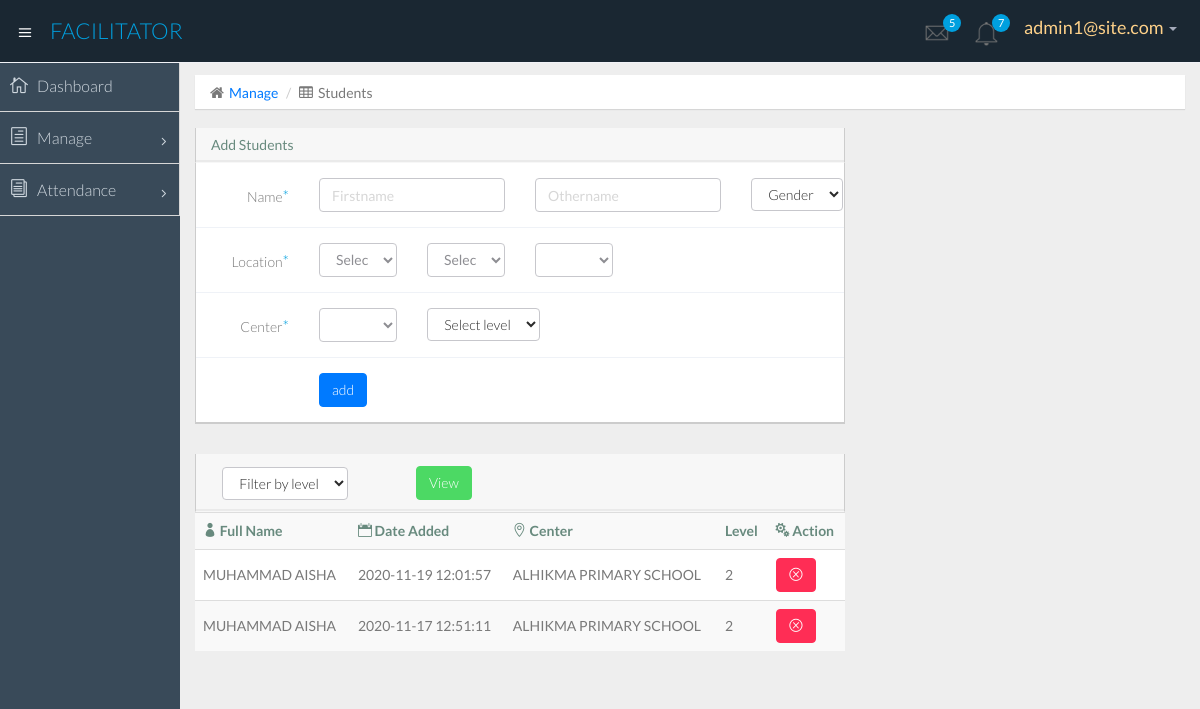
/facilitator/add_student.php (signed in), run on the app's committed database.
### tables this page shows
CREATE TABLE `student` (
  `student_id` int(50) NOT NULL,
  `fname` varchar(50) NOT NULL,
  `lname` varchar(50) NOT NULL,
  `gender` varchar(100) NOT NULL,
  `level` varchar(30) NOT NULL,
  `center_id` int(50) NOT NULL,
  `state_id` int(50) NOT NULL,
  `lga_id` int(50) NOT NULL,
  `ward_id` int(50) NOT NULL,
  `date` varchar(100) NOT NULL
);

CREATE TABLE `centre` (
  `center_id` int(50) NOT NULL,
  `center_name` varchar(50) DEFAULT NULL,
  `GPS_location` varchar(50) DEFAULT NULL,
  `state_id` varchar(50) DEFAULT NULL,
  `LGA_id` varchar(50) DEFAULT NULL,
  `Ward_id` tinyint(1) DEFAULT NULL,
  `date` varchar(50) NOT NULL
);

### includes/functions.php (called while the page is built, shortened)
<?
$acctype = $_SESSION['acctype'];
function GetMany ($table, $value, $where) {
$query = "SELECT *
	FROM $table
	WHERE $where='$value'
	LIMIT 1";
$result = mysql_query($query);
$row = mysql_fetch_array($result);
return $row;
}
?>

### facilitator/add_student.php (the view, shortened to what this page needs)
<?php
include ('include/header.php');
$user_center = $_SESSION['right'];
?>
<?php
 if($acctype=="user") {
  ?>
    <section id="main-content">
      <section class="wrapper">
        <div class="row">
          <div class="col-lg-12">
            <ol class="breadcrumb">
              <li><i class="fa fa-home"></i><a href="index.html">Manage</a></li>
              <li><i class="fa fa-table"></i>Students</li>
            </ol>
          </div>
        </div>
        <div class="row">
          <div class="col-lg-8">
            <section class="panel">
              <header class="panel-heading">
                Add Students
              </header>
              <div class="panel-body" >
                <div class="form">
                  <form class="form-validate form-horizontal " id="register_form" method="post" action="">
                    <div class="form-group ">
                      <label for="fullname" class="control-label col-lg-2">Name<span class="required">*</span></label>
                      <div class="col-lg-4">
                        <input class=" form-control" id="fullname" name="fname" type="text" required placeholder="Firstname" />
                      </div>
                      <div class="col-lg-4">
                        <input class=" form-control" id="fullname" name="lname" type="text" required placeholder="Othername" />
                      </div>
                      <div class="col-lg-2">
                        <select name="gender_l" class="btn btn-default dropdown-toggle">
                            <option value="none">Gender</option>
                        </select>
                      </div>
                    </div>
                    <div class="form-group ">
                      <label for="username" class="control-label col-lg-2">Location<span class="required">*</span></label>
                                      <div class="col-lg-2">
                      <select name="state_l" class="form-control" id="state_list">
                                  <option value="">Select State</option>
                                  </select>
                                </div>
                                  <div class="col-lg-2">
                                    <select name="lga_l" class="form-control" id="lga_list">
                                    <option value="">Select lga</option>
                                    </select>
                                  </div>
                                  <div class="col-lg-2">
                                    <select name="ward_l" class="form-control" id="ward_list">
                                    </select>
                                  </div>
                                  </div>
                          <div class="form-group ">
                          <label for="username" class="control-label col-lg-2">Center<span class="required">*</span></label>
                                  <div class="col-lg-2">
                                    <select name="center_l" class="form-control" id="center_list">
                                    </select>
                                  </div>
                        <div class="col-lg-2">
                        <select name="level" class="btn btn-default dropdown-toggle">
                        <option value="">Select level</option>
                        </select>
                      </div>
                    </div>
                    <div class="form-group">
                      <div class="col-lg-offset-2 col-lg-2">
                        <input class="btn btn-primary" type="submit" name="addBtn" value="add"/>
                      </div>
                    </div>
                  </form>
                </div>
              </div>
            </section>
          </div>
        </div>
        <div class="row">
          <div class="col-lg-8">
            <section class="panel">
              <header class="panel-heading" style="padding: 10px;">
<table>
<form metaction="" method="post" hod="get">
                <tr>
                      <td>
                      <div class="col-lg-2">
                        <select name="level" class="btn btn-default dropdown-toggle">
                        <option value="">Filter by level</option>
                        </select>
                      </div>
                       </td>
                        <td style="padding-right: 50px;"></td>
                        <td><input class="btn btn-success" type="submit" name="viewBtn" value="View"/></td>
                </tr>
  </form>
</table>
              </header>
              <table class="table table-striped table-advance table-hover">
                <tbody>
                  <tr>
                    <th><i class="icon_profile"></i> Full Name</th>
                    <th><i class="icon_calendar"></i> Date Added</th>
                    <th><i class="icon_pin_alt"></i> Center</th>
                    <th><i class=""></i> Level</th>
                    <th><i class="icon_cogs"></i> Action</th>
                  </tr>
                  <?
 $sql4 = "SELECT * FROM `student` WHERE `center_id` ='$user_center' " ;
$res4 = mysql_query($sql4) ;
while($usrnfo = mysql_fetch_array($res4)){
  $name_u = $usrnfo["lname"].' '.$usrnfo["fname"];
  $date_u = $usrnfo['date'];
  $id_us = $usrnfo['student_id'];
  $level_u = $usrnfo['level'];
  $center_uid = $usrnfo['center_id'];
  ?>
                    <tr>
                    <td><?php echo $name_u; ?></td>
                    <td><?php echo $date_u; ?></td>
                    <td><?php
                     $center_arr = getMany('centre',$center_uid,'center_id');
                     if(is_array($center_arr)){
                       echo $center_arr['center_name'];
                        }
                        ?></td>
                    <td><?php echo $level_u; ?></td>
                    <td>
                      <div class="btn-group">
                      <a href="add_student.php?action=delete&bug=<? echo $id_us ?>" class="btn btn-danger"><i class="icon_close_alt2"></i></a>
                      </div>
                    </td>
                  </tr>
<?php
}
?>
                </tbody>
              </table>
            </section>
          </div>
        </div>
      </section>
    </section>
  </section>
</body>
</html>
<?php
 } else{
  @header ("Refresh: 2; URL=".'../index.php');
  echo "You are being redirected to your original page request<br>";
  echo '(If your browser doesn’t support this, <a href="../index.php">click here</a>)';
 }
?>

### data on the page
student: name_u "MUHAMMAD AISHA", date "2020-11-19 12:01:57", center.center_name "ALHIKMA PRIMARY SCHOOL", level "2"
student: name_u "MUHAMMAD AISHA", date "2020-11-17 12:51:11", center.center_name "ALHIKMA PRIMARY SCHOOL", level "2"

### other printed values
$logged "admin1@site.com"
